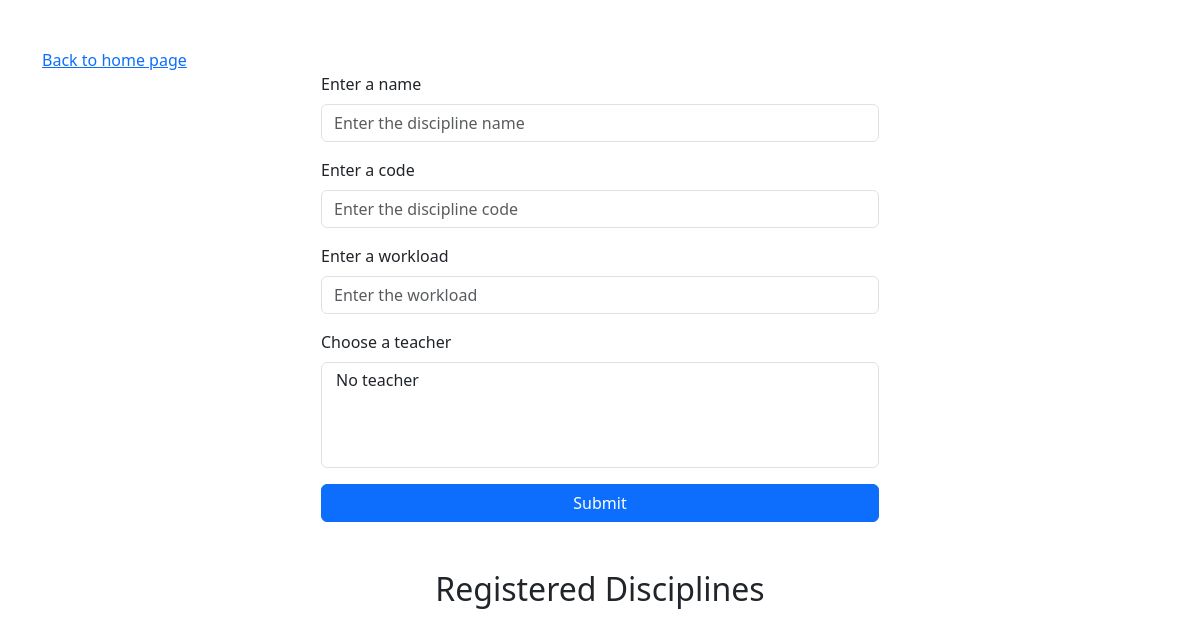
Before: /discipline with the older database file.
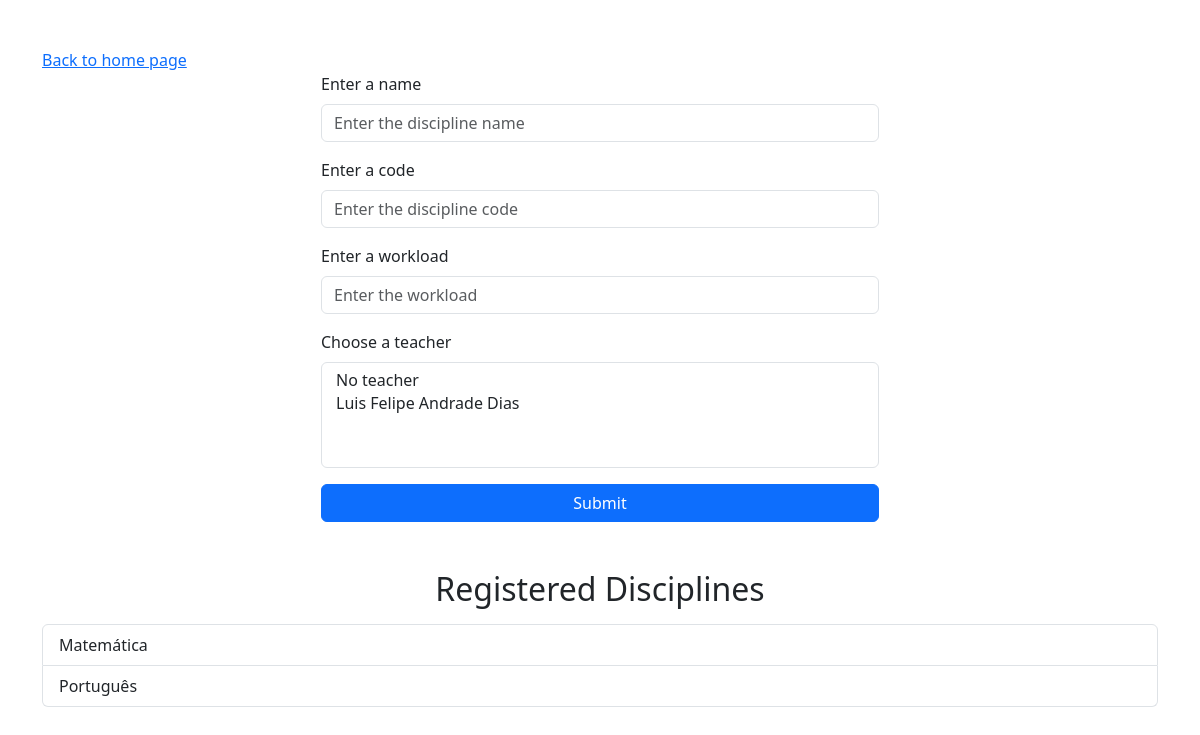
After: the same page with the newer database file.
### app/models.py (models this page shows)
class Discipline(db.Model):
  __tablename__ = 'disciplines'
  id = db.Column(db.Integer, primary_key=True)
  name = db.Column(db.String(100), nullable=False)
  code = db.Column(db.String(50), unique=True, nullable=False)
  workload = db.Column(db.String(20), nullable=False)
  teachers = db.relationship('Teacher', secondary='teacher_discipline', back_populates='disciplines')

### app/routes.py (the view, shortened to what this page needs)
@main.route('/discipline', methods=['GET', 'POST'])
def discipline():
  form = DisciplineForm()
  disciplines = Discipline.query.all()
  return render_template('discipline.html', form=form, disciplines=disciplines)

### app/forms.py
class DisciplineForm(FlaskForm):
  name = StringField('Enter a name', validators=[DataRequired()])
  code = StringField('Enter a code', validators=[DataRequired()])
  workload = StringField('Enter a workload', validators=[DataRequired()])
  teacher = SelectMultipleField('Choose a teacher', coerce=int, default=None)
  submit = SubmitField('Submit')
  def __init__(self, *args, **kwargs):
    super(DisciplineForm, self).__init__(*args, **kwargs)
    self.teacher.choices = [(teacher.id, teacher.name) for teacher in Teacher.query.all()]
    self.teacher.choices.insert(0, (0, "No teacher"))

### app/templates/discipline.html (shortened to what this page needs)
<!doctype html>
<html lang="en">
<head>
  <link href="https://cdn.jsdelivr.net/npm/bootstrap@5.3.3/dist/css/bootstrap.min.css" rel="stylesheet"
>
</head>
<body>
  <div class="container my-5">
    <a href="/">Back to home page</a>
    <form class="w-50 m-auto" method="POST" action="">
      <div class="mb-3">
        {{ form.name.label(class="form-label") }}
        {{ form.name(class="form-control", placeholder="Enter the discipline name") }}
      </div>
      <div class="mb-3">
        {{ form.code.label(class="form-label") }}
        {{ form.code(class="form-control", placeholder="Enter the discipline code") }}
      </div>
      <div class="mb-3">
        {{ form.workload.label(class="form-label") }}
        {{ form.workload(class="form-control", placeholder="Enter the workload") }}
      </div>
      <div class="mb-3">
        {{ form.teacher.label(class="form-label") }}
        {{ form.teacher(class="form-select") }}
      </div>
      <div class="d-grid">
        {{ form.submit(class="btn btn-primary") }}
      </div>
    </form>
    <h2 class="mt-5 mb-3 text-center">Registered Disciplines</h2>
    <ul class="list-group">
      {% for discipline in disciplines %}
      <li class="list-group-item">{{ discipline.name }}</li>
      {% endfor %}
    </ul>
  </div>
</body>
</html>

Changed rows visible on the page:
added Discipline: name "Matemática"
added Discipline: name "Português"
Other visible differences:
form field teacher: "No teacher" → "No teacher / Luis Felipe Andrade Dias"
